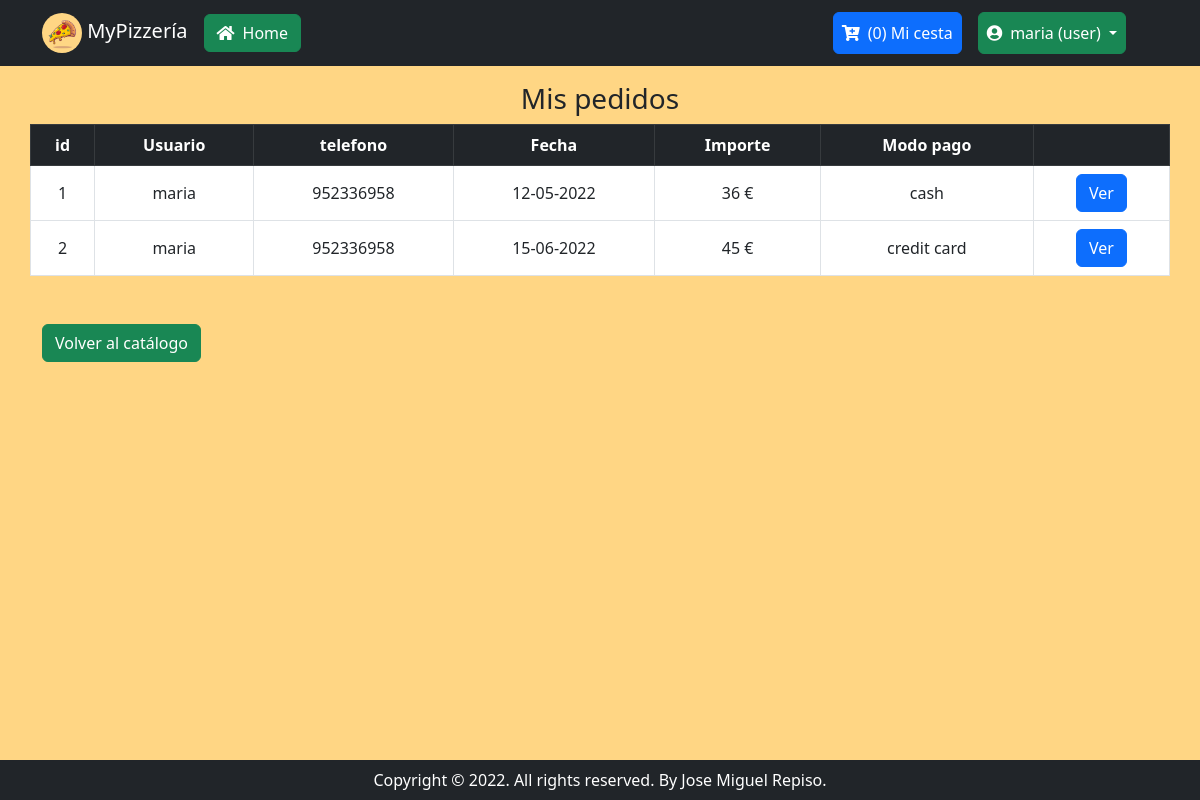
Screenshot of /ver_mis_pedidos.php (signed in) with the database file from the repository.
### tables this page shows
CREATE TABLE pedidos (
    id INT AUTO_INCREMENT PRIMARY KEY,
    id_usuario INT NOT NULL,
	importe FLOAT,
	fecha DATE,
    modo_pago ENUM ('cash','credit card', 'transferencia') DEFAULT 'cash',
    modo_entrega ENUM ('local','recoger', 'domicilio') DEFAULT 'domicilio',
    comentarios VARCHAR(255),
    CONSTRAINT id_user_fk FOREIGN KEY (id_usuario) REFERENCES usuarios (id) ON DELETE CASCADE
      
);

CREATE TABLE usuarios (
    id INT AUTO_INCREMENT PRIMARY KEY,
    username VARCHAR(100),
    direccion VARCHAR(255),
    ciudad VARCHAR(100),
    telefono VARCHAR(15),
	email VARCHAR(100) UNIQUE,
    password VARCHAR(255),
	rol VARCHAR(50)

);

### ver_mis_pedidos.php (the view, shortened to what this page needs)
<?php
    function formatearFecha($fecha){
        $fecha_formateada=date("d-m-Y", strtotime($fecha));
        return $fecha_formateada;
    }
if(!empty($_SESSION['id_usuario']) && filter_var($_SESSION['id_usuario'],FILTER_VALIDATE_INT)){
    $id_usuario=$_SESSION['id_usuario'];
    require_once 'conectar.php';
    try{
        $stmt = $dbh->prepare("SELECT *, pedidos.id as id_pedido FROM usuarios, pedidos WHERE usuarios.id=pedidos.id_usuario AND usuarios.id=? ORDER BY pedidos.id;");
        $stmt->execute(array($id_usuario));
        $result= $stmt->fetchAll(PDO::FETCH_ASSOC);
        $num_filas=$stmt->rowCount();
    }catch(PDOException $e) {
        $errores[]= "Error: " . $e->getMessage();
    }
}else{
    $errores[]= "Error: No existen datos de pedido";
}
?>
<?php require_once ("header.php") ?>
    <div class="container">
        <div class="row mb-3">
            <h3 class="text-center">Mis pedidos</h3>
            <table class="table table-bordered table-hover">
                <thead class="table-dark">
                    <tr class="align-middle text-md-center">
                        <th>id</th>
                        <th>Usuario</th>
                        <th>telefono</th>
                        <th>Fecha</th>
                        <th>Importe</th>
                        <th>Modo pago</th>
                        <th></th>
                    </tr>
                </thead>
                <tbody>
                <?php if(isset($num_filas) && $num_filas>0 && $result!==false){foreach($result as $row){ ?>
                        <tr class="align-middle text-md-center bg-white">
                            <td data-titulo="id"><?= $row['id_pedido'] ?></td>
                            <td data-titulo="Usuario"><?= $row['username'] ?></td>
                            <td data-titulo="Teléfono"><?= $row['telefono'] ?></td>
                            <td data-titulo="Fecha"><?php print formatearFecha($row['fecha']) ?></td>
                            <td data-titulo="Importe"><?= $row['importe'] ?> €</td>
                            <td data-titulo="Medio pago"><?= $row['modo_pago'] ?></td>
                            <td><a class="btn btn-primary" href="./mi_detalle_pedido.php?id_pedido=<?php echo $row['id_pedido'] ?>">Ver</a></td>
                        </tr>
                    <?php } } ?>
                </tbody>
            </table>
        </div>
        <div class="mb-3">
             <a class="btn btn-success my-3 float-start" href="./catalogo.php">Volver al catálogo</a>
        </div>
    </div>
<?php require_once ("footer.php") ?>

### header.php (style rules this page uses)
body { background:#FFD684; }

### rows the page displays
pedidos: id "1", id_usuario.username "maria", id_usuario.telefono "952336958", fecha "12-05-2022", importe "36", modo_pago "cash"
pedidos: id "2", id_usuario.username "maria", id_usuario.telefono "952336958", fecha "15-06-2022", importe "45", modo_pago "credit card"

### other values shown
$contador "0"
$_SESSION['username'] "maria"
$_SESSION['rol'] "user"
